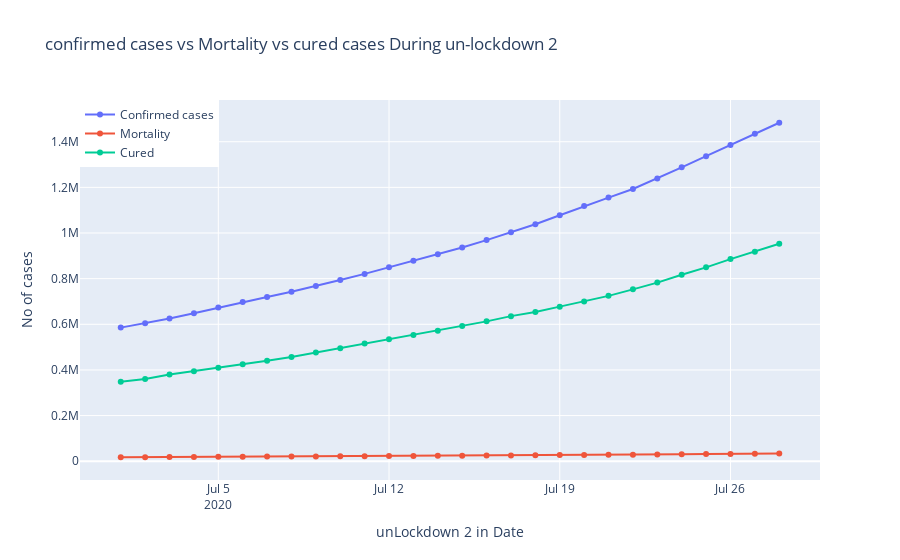

The cell this chart's notebook holds for it:
### Code cell
fig = go.Figure()
fig.add_trace(go.Scatter(x = Unlock_2['Date'], y = (Unlock_2['Confirmed']), mode = "lines+markers", name = "Confirmed cases"))
fig.add_trace(go.Scatter(x = Unlock_2['Date'], y = Unlock_2['Deaths'], mode = "lines+markers", name = "Mortality"))
fig.add_trace(go.Scatter(x = Unlock_2['Date'], y = Unlock_2['Cured'], mode = "lines+markers", name = "Cured"))
fig.update_layout(title = "confirmed cases vs Mortality vs cured cases During un-lockdown 2", xaxis_title = 'unLockdown 2 in Date', yaxis_title = 'No of cases',
                 legend = dict(x=0,y=1,traceorder="normal"))
fig.show()
